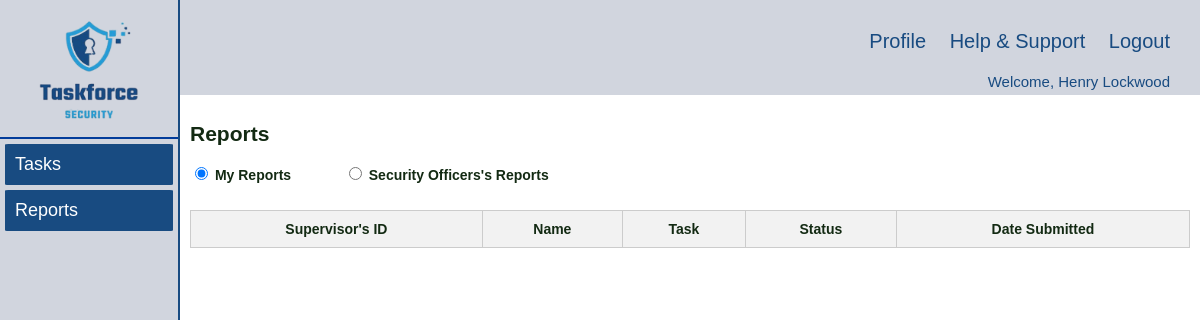
/supervisor/reports.php (signed in), run on an earlier commit of the app's database.
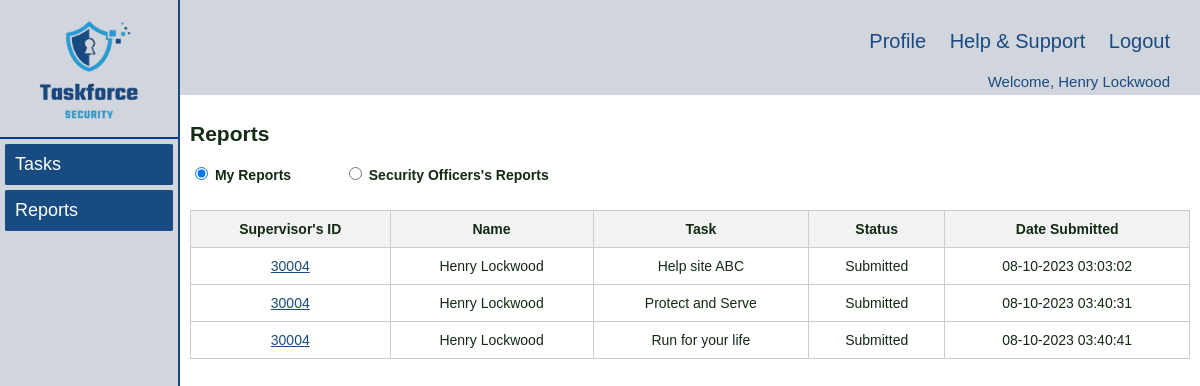
And on a later commit of the database.
### tables this page shows
CREATE TABLE `Report` (
  `taskId` int(5) NOT NULL,
  `userId` int(5) NOT NULL,
  `report` text DEFAULT NULL,
  `attachment` longblob DEFAULT NULL,
  `status` varchar(50) DEFAULT NULL,
  `timestamp` timestamp NULL DEFAULT NULL
);

CREATE TABLE `User` (
  `userId` int(5) NOT NULL,
  `fName` varchar(50) NOT NULL,
  `lName` varchar(50) NOT NULL,
  `role` varchar(20) NOT NULL,
  `dateStart` date NOT NULL,
  `password` varchar(30) NOT NULL,
  `timestamp` timestamp NOT NULL DEFAULT current_timestamp()
);

CREATE TABLE `Task` (
  `taskId` int(5) NOT NULL,
  `taskName` varchar(50) NOT NULL,
  `taskDetailsCli` text NOT NULL,
  `taskDetailsDis` text DEFAULT NULL,
  `taskDetailsSup` text DEFAULT NULL,
  `dateCreated` date NOT NULL,
  `dateFrom` date NOT NULL,
  `dateTo` date NOT NULL,
  `statusDis` char(5) NOT NULL,
  `statusSup` char(5) DEFAULT NULL,
  `dispatcherId` int(5) DEFAULT NULL,
  `supervisorId` int(5) DEFAULT NULL,
  `scheduleId` int(5) DEFAULT NULL,
  `declineReason` text DEFAULT NULL,
  `timestamp` timestamp NOT NULL DEFAULT current_timestamp() ON UPDATE current_timestamp()
);

### supervisor/reports.php (the view, shortened to what the changed rows need)
<!DOCTYPE html>
<html lang="en">
<head>
    <link rel="stylesheet" href="../styles/navigation.css" />
    <link rel="stylesheet" href="../styles/style.css" />
</head>
<body>
    <div class="wrapper">
        <div class="right_content">
                <?php
                $loginUserId = $_SESSION['loginUserId'];
                ?>
            <div class="main_content">
                <h2>Reports</h2>
                <form>
                    <div>
                        <table id="tasktable">
                            <thead>
                                <tr>
                                    <th>Supervisor's ID</th>
                                    <th>Name</th>
                                    <th>Task</th>
                                    <th>Status</th>
                                    <th>Date Submitted</th>
                                </tr>
                            </thead>
                            <tbody id="reportsTableBody">
                                <?php
                                    require_once "../inc/dbconn.inc.php";
                                    $sql = "SELECT R.taskId, R.userId, R.timestamp, T.taskName, U.fName, U.lName, R.status, T.dispatcherId
                                    FROM Report R JOIN Task T ON R.taskId = T.taskId JOIN User U ON R.userId = U.userId
                                    WHERE U.role = 'Supervisor'
                                    AND T.supervisorId = $loginUserId AND R.userId = $loginUserId;
                                    ";
                                    $reports = [];
                                    if ($result = mysqli_query($conn, $sql)) {
                                        if (mysqli_num_rows($result) > 0) {
                                            while ($row = mysqli_fetch_assoc($result)) {
                                                $reports[] = $row;
                                            }
                                        }
                                    }
                                    foreach ($reports as $report) :
                                        $allCompleted = 0;
                                        $sql = "SELECT taskId,
                                        CASE WHEN COUNT(*) = SUM(CASE WHEN status = 'Completed' THEN 1 ELSE 0 END)
                                            THEN 1
                                            ELSE 0
                                        END AS all_completed
                                        FROM Report
                                        WHERE taskId = ? AND userId NOT IN (? , ?)
                                        GROUP BY taskId";
                                        $statement = mysqli_prepare($conn, $sql);
                                        if ($statement) {
                                            mysqli_stmt_bind_param($statement, 'iii', $report['taskId'], $loginUserId, $report['dispatcherId']);
                                            mysqli_stmt_execute($statement);
                                            $result = mysqli_stmt_get_result($statement);
                                            $row = mysqli_fetch_assoc($result);
                                        if ($row) {
                                            $allCompleted = $row['all_completed'];
                                        }
                                        } else {
                                        echo "Error in SQL statement: " . mysqli_error($conn);
                                        }
                                        if($allCompleted) {
                                ?>
                                    <tr>
                                        <td>
                                            <a href="javascript:void(0);" onclick="redirectToReportsSoSupPage('<?php echo $report['taskId']; ?>',
                                                '<?php echo $report['taskName']; ?>', '<?php echo $report['status']; ?>')">
                                                <?php echo $report['userId']; ?>
                                            </a>
                                        </td>
                                        <td><?php echo $report['fName'] . ' ' . $report['lName']; ?></td>
                                        <td><?php echo $report['taskName']; ?></td>
                                        <td><?php echo $report['status']; ?></td>
                                        <td>
                                        <?php
                                        if (!empty($report['timestamp'])) {
                                            $formattedTimestampSO = date('d-m-Y H:i:s', strtotime($report['timestamp']));
                                            echo htmlspecialchars($formattedTimestampSO);
                                        } else {
                                            echo '-';
                                        }
                                        ?>
                                        </td>
                                    </tr>
                                <?php }
                                endforeach;
                                ?>
                            </tbody>
                        </table>
                    </div>
                </form>
            </div>
        </div>
    </div>
</body>
</html>

What changed in the data, as far as the page shows it:
added report: userId "30004", userId.fName "Henry", userId.lName "Lockwood", taskId.taskName "Help site ABC", status "Submitted", timestamp "08-10-2023 03:03:02"
added report: userId "30004", userId.fName "Henry", userId.lName "Lockwood", taskId.taskName "Protect and Serve", status "Submitted", timestamp "08-10-2023 03:40:31"
added report: userId "30004", userId.fName "Henry", userId.lName "Lockwood", taskId.taskName "Run for your life", status "Submitted", timestamp "08-10-2023 03:40:41"
